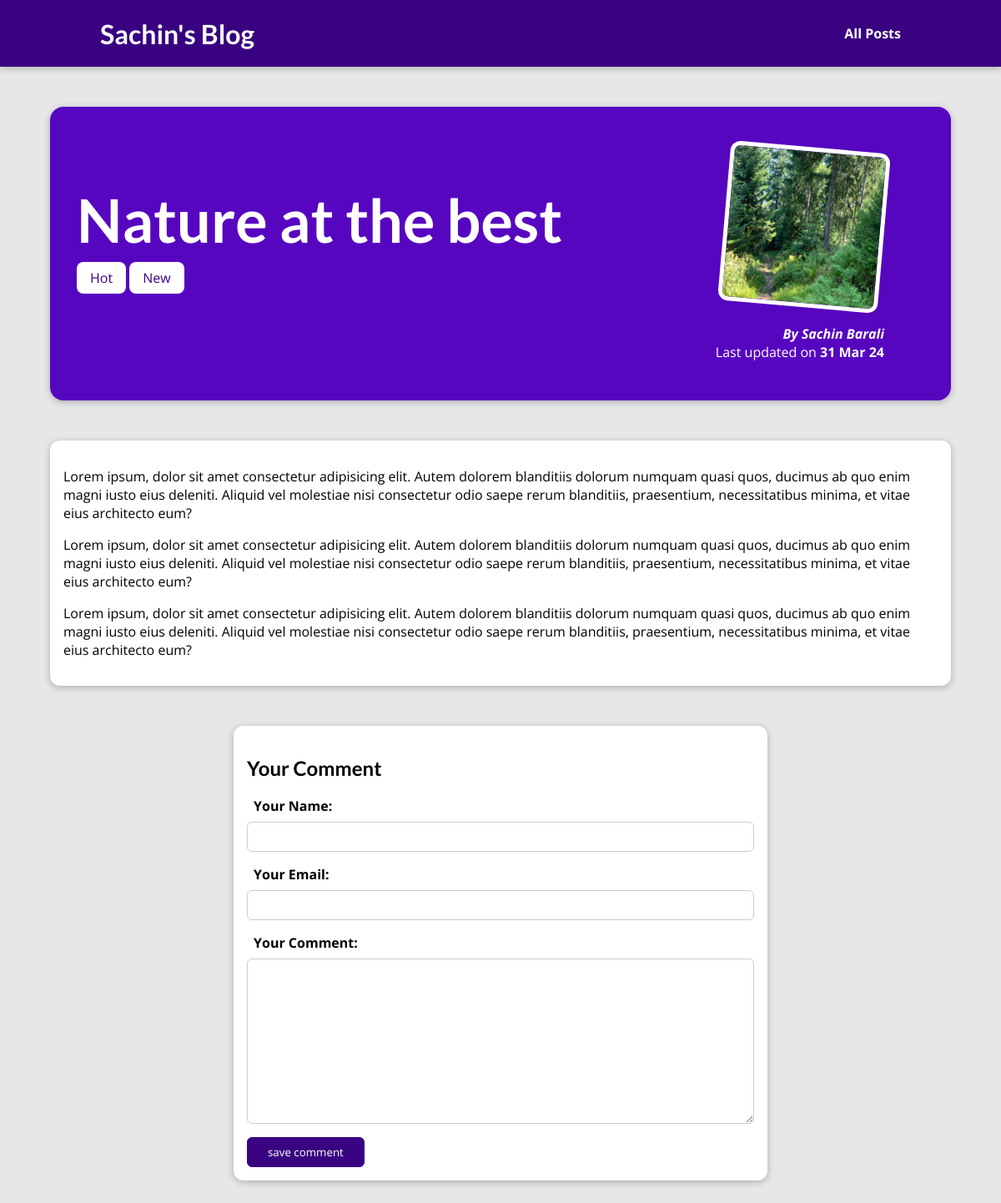
The app's page /posts/into-the-woods with its own data.
### blog/models.py (models this page shows, shortened)
class Post(models.Model):
    title = models.CharField(max_length = 150)
    excerpt = models.CharField(max_length = 200)
    image = models.ImageField(upload_to="posts", null= True)
    date = models.DateField(auto_now = True)
    slug = models.SlugField(unique= True, db_index = True)
    content = models.TextField(validators = [MinLengthValidator(10)])
    author = models.ForeignKey(Author, on_delete = models.SET_NULL, null = True, related_name = 'posts')
    tag = models.ManyToManyField(Tag)

class Tag(models.Model):
    caption = models.CharField(max_length = 20)
    def __str__(self):
        return self.caption

class Author(models.Model):
    first_name = models.CharField(max_length = 100)
    last_name = models.CharField(max_length = 100)
    email_address = models.EmailField()
    def full_name(self):
        return f"{self.first_name} {self.last_name}"
    def __str__(self):
        return self.full_name()

### blog/views.py (the view, shortened to what this page needs)
# urls.py: path("posts/<slug:slug>", views.SinglePostView.as_view(), name="post-detail-page"),
class SinglePostView(View):
    def get(self,request,slug):
        post = Post.objects.get(slug = slug)
        context = {
            "post":post,
            "post_tags": post.tag.all(),
            "comment_form": CommentForm()
        }
        return render(request, "blog/post-detail.html",context)

### blog/forms.py
class CommentForm(forms.ModelForm):
    class Meta:
        model = Comment
        exclude = ["post",]
        labels = {
            "user_name": "Your Name",
            "user_email": "Your Email",
            "text": "Your Comment",
        }

### blog/templates/blog/post-detail.html (shortened to what this page needs)
{% extends "base.html" %}
{% load static %}
{% block css_files %}
<link rel="stylesheet" href="{% static 'blog/post-detail.css' %}" />
{% endblock %}
{% block content %}
    <section id="summary">
        <h2>{{post.title}}</h2>
        <div>
            {% for tag in post_tags %}
            <span class="tag">{{ tag }}</span>
            {% endfor %}
        </div>
        <article>
            <img src="{{ post.image.url }}" alt="Post Title">
            <address>By <a href="mailto:{{post.author.email_address}}"> {{post.author}}</a></address>
            <div>
                Last updated on <time>{{post.date|date:"d M y"}}</time>
            </div>
        </article>
    </section>
    <main>
        {{post.content|linebreaks}}
    </main>
    <section id="comment-form">
        <h2>Your Comment</h2>
        <form action="{% url 'post-detail-page' post.slug %}">
            {% for form_field in comment_form %}
            <div class="form-control">
                {{form_field.label_tag}}
                {{form_field}}
            </div>
            {% endfor %}
            <button>save comment</button>
        </form>
    </section>
{% endblock %}

### static/app.css (style rules this page uses)
* { box-sizing: border-box; }
html { font-family: 'Open Sans', 'Lato', sans-serif; }
body { margin: 0; }
h1, h2, h3 { font-family: 'Lato', sans-serif; font-weight: bold; }

### blog/static/blog/post-detail.css (style rules this page uses)
body { background-color: #e7e7e7; }
#summary { margin: 8rem auto 3rem auto; padding: 2rem; width: 90%; max-width: 90rem; border-radius: 16px; background-color: #5706c0; position: relative; box-shadow: 0 2px 8px rgba(0, 0, 0, 0.25); height: 22rem; }
#summary h2 { color: white; font-size: 4.5rem; margin-bottom: 1rem; }
#summary article { position: absolute; top: 2rem; right: 3rem; padding: 1rem 2rem; border-radius: 12px; text-align: right; color: white; }
#summary article img { width: 12rem; height: 12rem; border-radius: 12px; transform: rotateZ(5deg); border: 5px solid white; margin-bottom: 1rem; }
#summary address { font-weight: bold; }
#summary a { color: white; text-decoration: none; }
#summary time { font-weight: bold; }
main { width: 90%; max-width: 90rem; margin: 3rem auto; background-color: white; padding: 1rem; border-radius: 12px; box-shadow: 0 2px 8px rgba(0, 0, 0, 0.25); }
.tag { background-color: white; color: #390281; padding: 0.5rem 1rem; border-radius: 8px; }
#comment-form { margin: 3rem auto; width: 90%; max-width: 40rem; border-radius: 12px; background-color: white; box-shadow: 0 2px 8px rgba(0, 0, 0, 0.25); padding: 1rem; }
#comment-form button { font-family: inherit; background-color: #390281; color: white; border: 1px solid #390281; padding: 0.5rem 1.5rem; border-radius: 6px; cursor: pointer; }
.form-control { margin-bottom: 1rem; }
.form-control label { font-weight: bold; margin: 0.5rem; display: block; }
.form-control input, .form-control textarea { display: block; width: 100%; font-family: inherit; padding: 0.5rem; border-radius: 6px; border: 1px solid #ccc; }

### records on screen
Post: title "Nature at the best", image (picture), author "Sachin Barali", date "31 Mar 24", content "Lorem ipsum, dolor sit amet consectetur adipisicing elit. Autem dolorem blanditiis dolorum numquam quasi quos, ducimus ab quo enim magni iusto eius deleniti. Aliquid vel molestiae nisi consectetur odio saepe rerum blanditiis, praesentium, necessitatibus minima, et vitae eius architecto eum? Lorem ipsum, dolor sit amet consectetur adipisicing elit. Autem dolorem blanditiis dolorum numquam quasi quos, ducimus ab quo enim magni iusto eius deleniti. Aliquid vel molestiae nisi consectetur odio saepe rerum blanditiis, praesentium, necessitatibus minima, et vitae eius architecto eum? Lorem ipsum, dolor sit amet consectetur adipisicing elit. Autem dolorem blanditiis dolorum numquam quasi quos,…"
Tag: caption "Hot"
Tag: caption "New"
